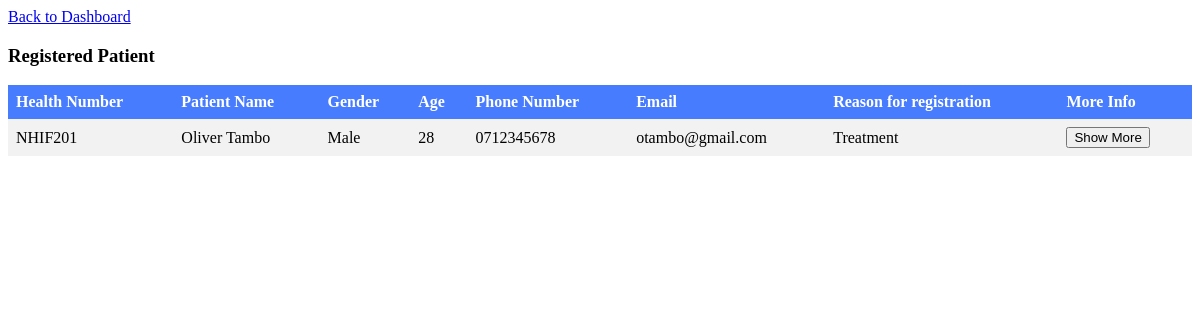
Page /regNvitals.php on the committed database.
### tables this page shows
CREATE TABLE `patient` (
  `id` int(11) NOT NULL,
  `registration_datetime` datetime DEFAULT NULL,
  `health_number` varchar(255) DEFAULT NULL,
  `patient_name` varchar(255) DEFAULT NULL,
  `gender` enum('Male','Female','Other') DEFAULT NULL,
  `date_of_birth` date DEFAULT NULL,
  `phone_number` varchar(255) DEFAULT NULL,
  `email` varchar(255) DEFAULT NULL,
  `address` text DEFAULT NULL,
  `marital_status` enum('Single','Married','Divorced','Widowed') DEFAULT NULL,
  `is_under_18` tinyint(1) DEFAULT NULL,
  `parent_name` varchar(255) DEFAULT NULL,
  `parent_phone_number` varchar(255) DEFAULT NULL,
  `emergency_contact_name` varchar(255) DEFAULT NULL,
  `emergency_contact_relationship` varchar(255) DEFAULT NULL,
  `emergency_contact_phone_number` varchar(255) DEFAULT NULL,
  `reason_for_registration` text DEFAULT NULL,
  `taking_medications` tinyint(1) DEFAULT NULL
);

### regNvitals.php (the view, shortened to what this page needs)
<!DOCTYPE html>
<html>
<head>
</head>
<body>
    <div class="back">
        <a href="nurse.php" class="back-button">Back to Dashboard</a>
    </div>
    <?php
    require "connect.php";
    $sql = "SELECT *, TIMESTAMPDIFF(YEAR, date_of_birth, CURDATE()) AS age FROM patient";
    $stmt = $conn->prepare($sql);
    $stmt->execute();
    $result = $stmt->get_result();
    if ($result->num_rows > 0) {
        echo "<h3>Registered Patient</h3>";
        echo "<table>";
        echo "<tr><th>Health Number</th><th>Patient Name</th><th>Gender</th><th>Age</th><th>Phone Number</th><th>Email</th><th>Reason for registration</th><th>More Info</th></tr>";
        while ($row = $result->fetch_assoc()) {
            echo "<tr>";
            echo "<td>" . $row["health_number"] . "</td>";
            echo "<td>" . $row["patient_name"] . "</td>";
            echo "<td>" . $row["gender"] . "</td>";
            echo "<td>" . $row["age"] . "</td>";
            echo "<td>" . $row["phone_number"] . "</td>";
            echo "<td>" . $row["email"] . "</td>";
            echo "<td>" . $row["reason_for_registration"] . "</td>";
            echo "<td><button class='toggle'>Show More</button></td>";
            echo "</tr>";
        }
        echo "</table>";
    } else {
        echo "No patient found with health number: " . $healthNumber;
    }
    ?>
</body>
</html>

### regNvitals.php (style rules this page uses)
table { border-collapse: collapse; width: 100%; }
th, td { text-align: left; padding: 8px; }
tr:nth-child(even) { background-color: #f2f2f2; }
th { background-color: #487cff; color: white; }

### rows in the picture
patient: health_number "NHIF201", patient_name "Oliver Tambo", gender "Male", age "28", phone_number "0712345678", email "otambo@gmail.com", reason_for_registration "Treatment"
